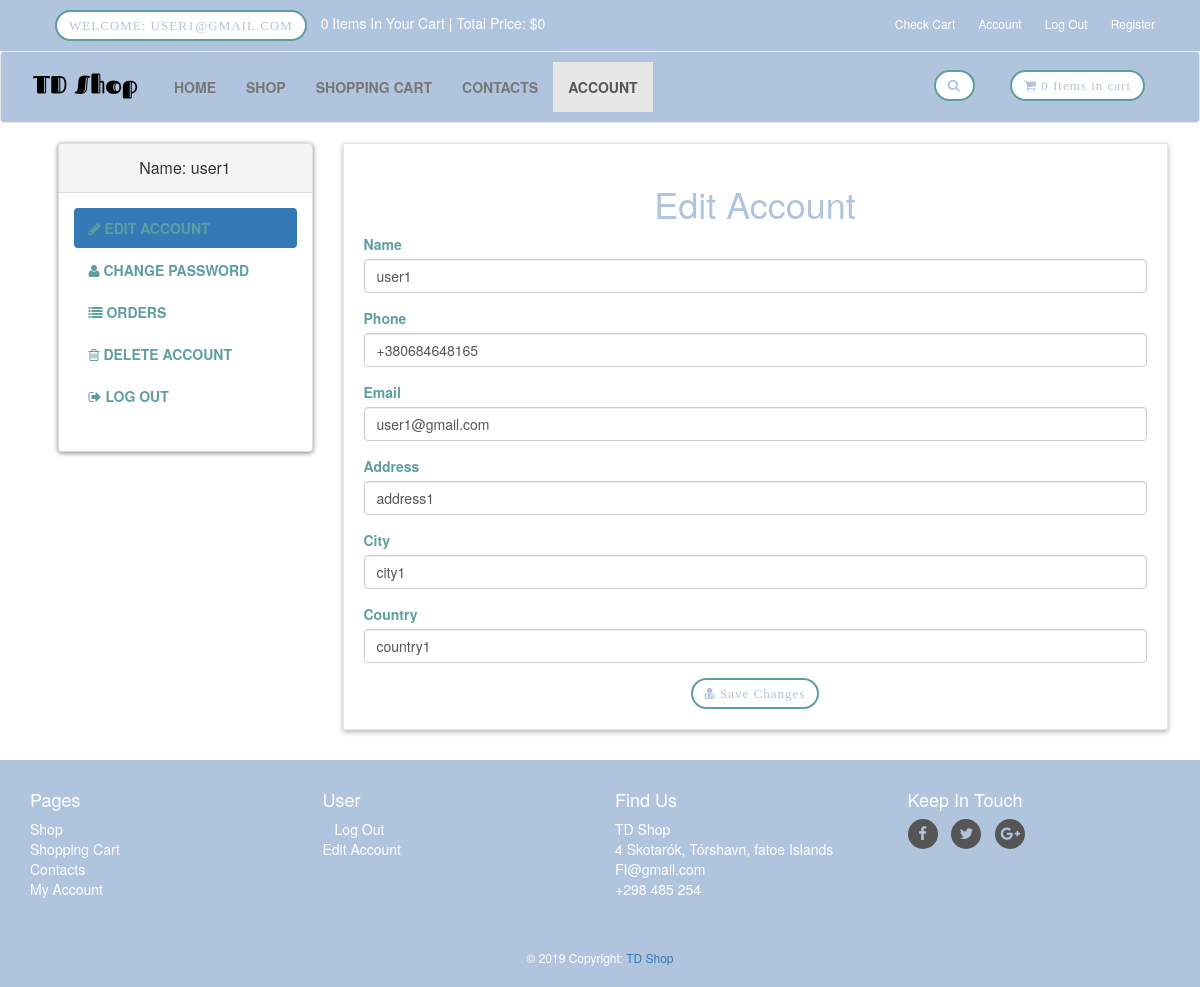
Before: /customer/account.php?edit_acc (signed in) with the older database file.
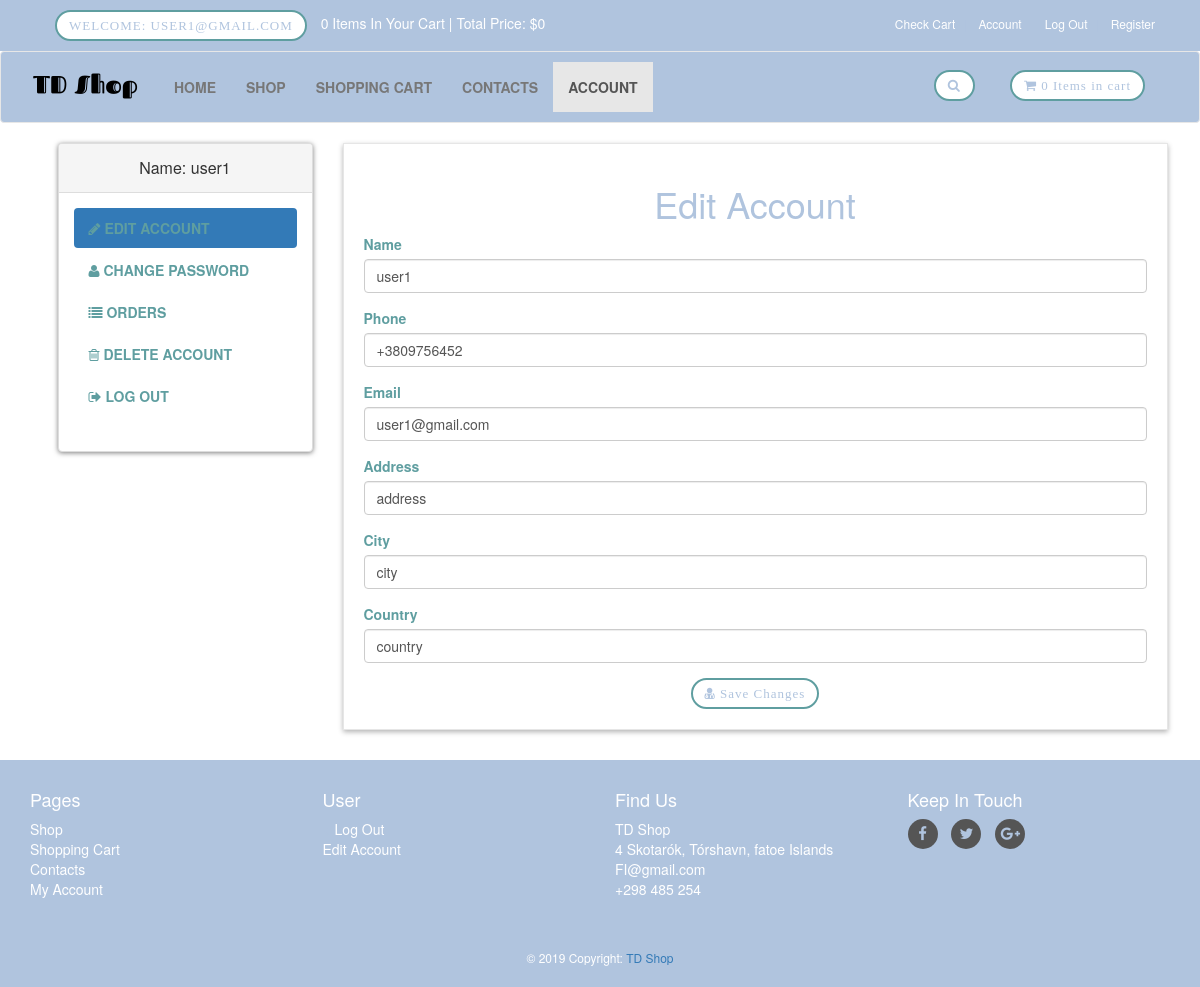
After: the same page with the newer database file.
### tables this page shows
CREATE TABLE `customers` (
  `customer_id` int(10) NOT NULL,
  `customer_name` varchar(255) NOT NULL,
  `customer_phone` varchar(255) NOT NULL,
  `customer_email` varchar(255) NOT NULL,
  `customer_address` text NOT NULL,
  `customer_city` text NOT NULL,
  `customer_country` text NOT NULL,
  `customer_pass` varchar(255) NOT NULL,
  `customer_ip` varchar(100) NOT NULL
);

### customer/edit_acc.php (the view, shortened to what this page needs)
<?php
$customer_session = $_SESSION['customer_email'];
$get_customer = "select * from customers where customer_email='$customer_session'";
$run_customer = mysqli_query($con,$get_customer);
$row_customer = mysqli_fetch_array($run_customer);
$customer_name = $row_customer['customer_name'];
$customer_phone = $row_customer['customer_phone'];
$customer_email = $row_customer['customer_email'];
$customer_address = $row_customer['customer_address'];
$customer_city = $row_customer['customer_city'];
$customer_country = $row_customer['customer_country'];
?>
<h1 align="center">Edit Account</h1>
<form action="" method="post" enctype="multipart/form-data">
    <div class="form-group">
       <label>Name</label>
       <input type="text" class="form-control" name="c_name" value="<?php echo $customer_name; ?>" required>
    </div>
    <div class="form-group">
       <label>Phone</label>
       <input type="text" class="form-control" name="c_phone" value="<?php echo $customer_phone; ?>" required>
    </div>
    <div class="form-group">
       <label>Email</label>
       <input type="text" class="form-control" name="c_email" value="<?php echo $customer_email; ?>" required>
    </div>
    <div class="form-group">
       <label>Address</label>
       <input type="text" class="form-control" name="c_address" value="<?php echo $customer_address; ?>" required>
    </div>
    <div class="form-group">
       <label>City</label>
       <input type="text" class="form-control" name="c_city" value="<?php echo $customer_city; ?>" required>
    </div>
    <div class="form-group">
       <label>Country</label>
       <input type="text" class="form-control" name="c_country" value="<?php echo $customer_country; ?>" required>
    </div>
    <div class="text-center">
       <button type="submit" name="update" class="btn btn-primary">
       <i class="fa fa-user-md"></i> Save Changes
       </button>
   </div>
</form>

### customer/sidebar1.php
<div class="panel panel-default sidebar-menu">
    <div class="panel-heading">
        <?php
        $customer_session = $_SESSION['customer_email'];
        $get_customer = "select * from customers where customer_email='$customer_session'";
        $run_customer = mysqli_query($con,$get_customer);
        $row_customer = mysqli_fetch_array($run_customer);
        $customer_name = $row_customer['customer_name'];
        if(!isset($_SESSION['customer_email'])){
        }else{
            echo "
                <h3 class='panel-title' align='center'>
                    Name: $customer_name
                </h3>
            ";
        }
        ?>
    </div>
    <div class="panel-body">
        <ul class="nav-pills nav-stacked nav category-menu">
            <li class="<?php if(isset($_GET['edit_acc'])){ echo "active"; } ?>">
                <a href="account.php?edit_acc">
                    <i class="fa fa-pencil"></i> Edit Account
                </a>
            </li>
            <li class="<?php if(isset($_GET['change_pass'])){ echo "active"; } ?>">
                <a href="account.php?change_pass">
                    <i class="fa fa-user"></i> Change Password
                </a>
            </li>
            <li class="<?php if(isset($_GET['orders'])){ echo "active"; } ?>">
                <a href="account.php?orders">
                    <i class="fa fa-list"></i> Orders
                </a>
            </li>
            <li class="<?php if(isset($_GET['delete_account'])){ echo "active"; } ?>">
                <a href="account.php?delete_account">
                    <i class="fa fa-trash-o"></i> Delete Account
                </a>
            </li>
            <li>
                <a href="logout.php">
                    <i class="fa fa-sign-out"></i> Log Out
                </a>
            </li>
        </ul>
    </div>
</div>

Changed rows visible on the page:
changed customers "user1": c_phone "+380684648165" → "+3809756452"; c_address "address1" → "address"; c_city "city1" → "city"; c_country "country1" → "country"
